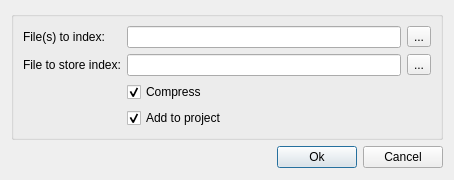
<?xml version="1.0" encoding="UTF-8"?>
<ui version="4.0">
 <class>CreateFileIndexDialog</class>
 <widget class="QDialog" name="CreateFileIndexDialog">
  <property name="windowModality">
   <enum>Qt::WindowModal</enum>
  </property>
  <property name="geometry">
   <rect>
    <x>0</x>
    <y>0</y>
    <width>454</width>
    <height>173</height>
   </rect>
  </property>
  <property name="windowTitle">
   <string>Create index file</string>
  </property>
  <layout class="QVBoxLayout" name="verticalLayout">
   <item>
    <widget class="QGroupBox" name="groupBox">
     <property name="title">
      <string/>
     </property>
     <layout class="QGridLayout" name="gridLayout">
      <item row="0" column="0">
       <widget class="QLabel" name="inputFileLabel">
        <property name="text">
         <string>File(s) to index:</string>
        </property>
       </widget>
      </item>
      <item row="0" column="1">
       <widget class="QLineEdit" name="inputFileEdit">
        <property name="toolTip">
         <string>File(s) to index separated by semicolon</string>
        </property>
        <property name="readOnly">
         <bool>false</bool>
        </property>
       </widget>
      </item>
      <item row="0" column="2">
       <widget class="QToolButton" name="inputFileOpenButton">
        <property name="text">
         <string>...</string>
        </property>
       </widget>
      </item>
      <item row="1" column="0">
       <widget class="QLabel" name="outputFileLabel">
        <property name="text">
         <string>File to store index:</string>
        </property>
       </widget>
      </item>
      <item row="1" column="1">
       <widget class="QLineEdit" name="outputFileEdit">
        <property name="toolTip">
         <string>&lt;!DOCTYPE HTML PUBLIC &quot;-//W3C//DTD HTML 4.0//EN&quot; &quot;http://www.w3.org/TR/REC-html40/strict.dtd&quot;&gt;
&lt;html&gt;&lt;head&gt;&lt;meta name=&quot;qrichtext&quot; content=&quot;1&quot; /&gt;&lt;style type=&quot;text/css&quot;&gt;
p, li { white-space: pre-wrap; }
&lt;/style&gt;&lt;/head&gt;&lt;body style=&quot; font-family:'MS Shell Dlg 2'; font-size:8.25pt; font-weight:400; font-style:normal;&quot;&gt;
&lt;p style=&quot; margin-top:0px; margin-bottom:0px; margin-left:0px; margin-right:0px; -qt-block-indent:0; text-indent:0px;&quot;&gt;&lt;span style=&quot; font-size:8pt;&quot;&gt;Path to output index file&lt;/span&gt;&lt;/p&gt;&lt;/body&gt;&lt;/html&gt;</string>
        </property>
       </widget>
      </item>
      <item row="1" column="2">
       <widget class="QToolButton" name="outputFileOpenButton">
        <property name="text">
         <string>...</string>
        </property>
       </widget>
      </item>
      <item row="2" column="1">
       <widget class="QCheckBox" name="gzipOutputCheckBox">
        <property name="text">
         <string>Compress</string>
        </property>
        <property name="checked">
         <bool>true</bool>
        </property>
       </widget>
      </item>
      <item row="3" column="1">
       <widget class="QCheckBox" name="addToProjectCheckBox">
        <property name="text">
         <string>Add to project</string>
        </property>
        <property name="checked">
         <bool>true</bool>
        </property>
       </widget>
      </item>
     </layout>
    </widget>
   </item>
   <item>
    <spacer name="verticalSpacer">
     <property name="orientation">
      <enum>Qt::Vertical</enum>
     </property>
     <property name="sizeHint" stdset="0">
      <size>
       <width>20</width>
       <height>13</height>
      </size>
     </property>
    </spacer>
   </item>
   <item>
    <layout class="QHBoxLayout" name="horizontalLayout">
     <item>
      <spacer name="horizontalSpacer">
       <property name="orientation">
        <enum>Qt::Horizontal</enum>
       </property>
       <property name="sizeHint" stdset="0">
        <size>
         <width>325</width>
         <height>23</height>
        </size>
       </property>
      </spacer>
     </item>
     <item>
      <widget class="QPushButton" name="okButton">
       <property name="text">
        <string>Ok</string>
       </property>
       <property name="default">
        <bool>true</bool>
       </property>
      </widget>
     </item>
     <item>
      <widget class="QPushButton" name="cancelButton">
       <property name="text">
        <string>Cancel</string>
       </property>
      </widget>
     </item>
    </layout>
   </item>
  </layout>
 </widget>
 <resources/>
 <connections>
  <connection>
   <sender>cancelButton</sender>
   <signal>clicked()</signal>
   <receiver>CreateFileIndexDialog</receiver>
   <slot>reject()</slot>
   <hints>
    <hint type="sourcelabel">
     <x>340</x>
     <y>124</y>
    </hint>
    <hint type="destinationlabel">
     <x>194</x>
     <y>73</y>
    </hint>
   </hints>
  </connection>
  <connection>
   <sender>okButton</sender>
   <signal>clicked()</signal>
   <receiver>CreateFileIndexDialog</receiver>
   <slot>accept()</slot>
   <hints>
    <hint type="sourcelabel">
     <x>257</x>
     <y>124</y>
    </hint>
    <hint type="destinationlabel">
     <x>194</x>
     <y>73</y>
    </hint>
   </hints>
  </connection>
 </connections>
</ui>
